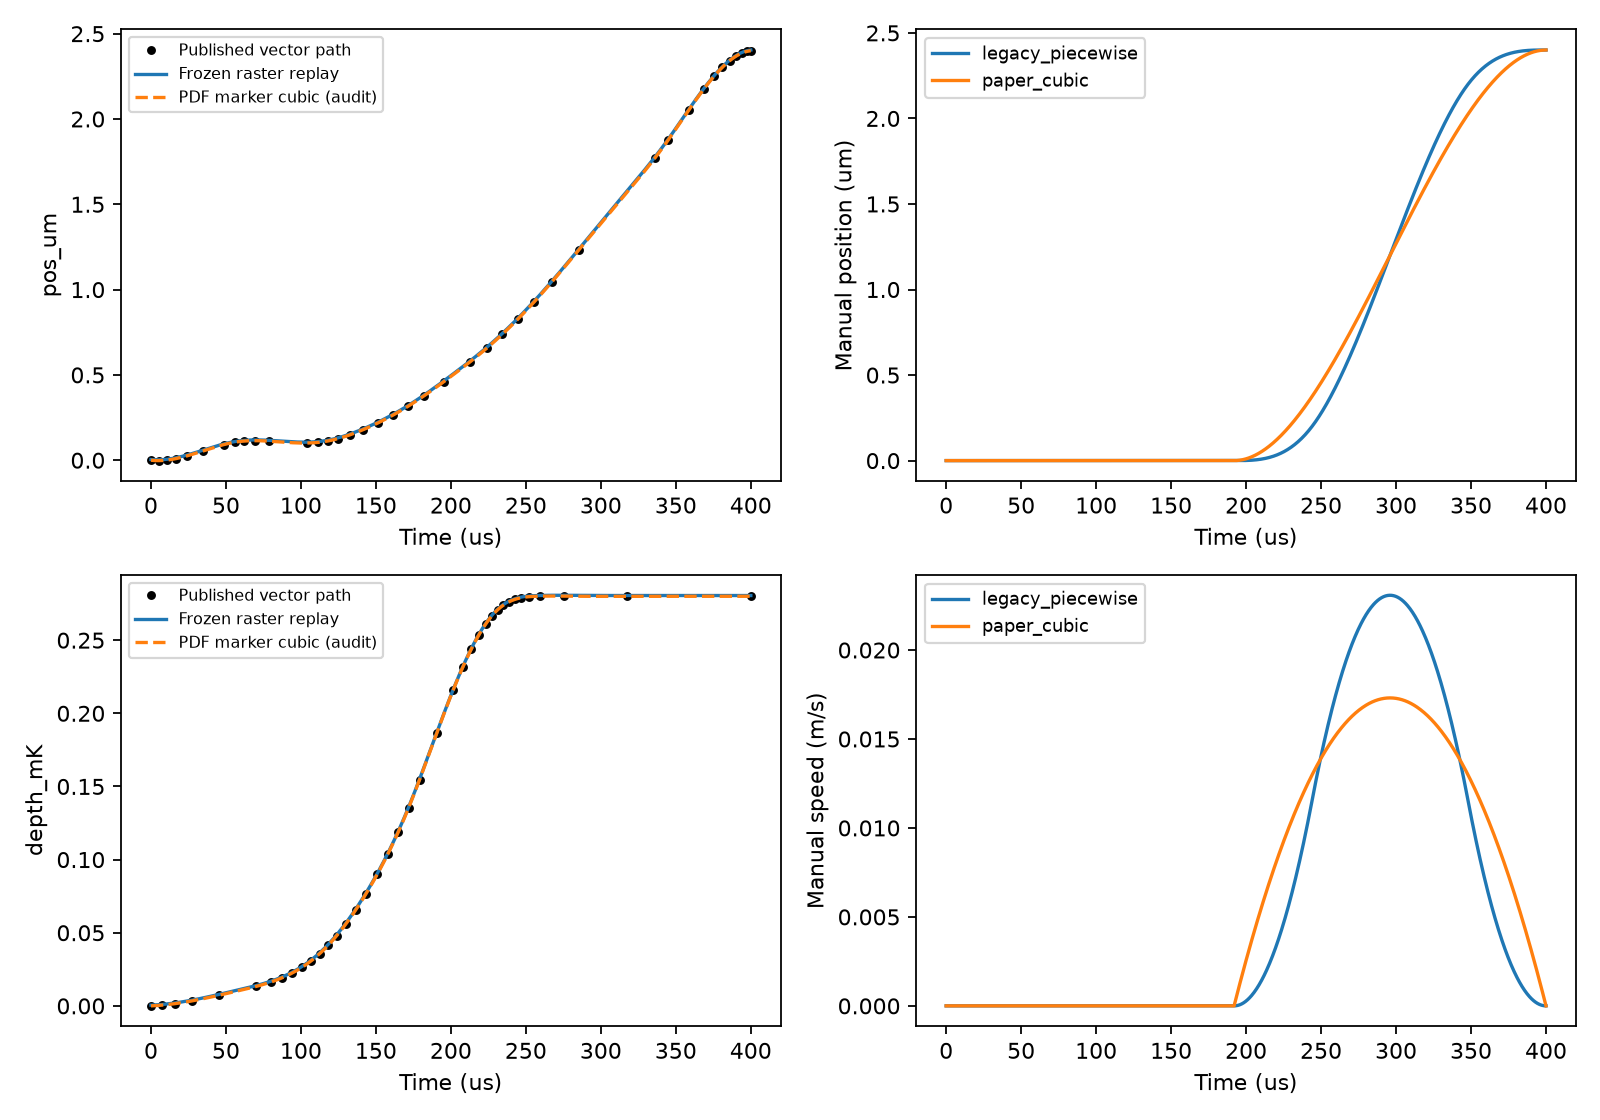

Source code (Python):
"""Audit control waveforms against PDF vectors; never use survival values."""
from run_study import *
import pdfplumber
from scipy.interpolate import CubicSpline
import matplotlib
matplotlib.use('Agg')
import matplotlib.pyplot as plt

def main():
    cfg,*_=case_inputs(SETTINGS,15,1,26091611,'matched')
    raw=waveform_for('ml_400us',cfg,ROOT/SETTINGS['ml_waveform'])
    with pdfplumber.open(WORK/'2403.12021v4.pdf') as pdf:
        page=pdf.pages[6]
        # Tick calibration: 0..400 us, 0..0.25 mK at six left ticks;
        # 0.5..2.0 um at four right ticks, all read from page 7 vector objects.
        x0,x1=267.295,370.111
        depth_y=np.array([227.766,215.359,202.951,190.543,178.131,165.723])
        depth_coef=np.polyfit(depth_y,np.arange(6)*.05,1)
        pos_coef=np.polyfit([212.775,197.78,182.784,167.793],[.5,1.,1.5,2.],1)
        t=np.linspace(0,400,15)
        extracted={}
        for name,ids,coef,ends in [('pos_um',range(16,29),pos_coef,[0,2.4]),
                                  ('depth_mK',range(2,15),depth_coef,[0,.280])]:
            centers=np.array([[(page.curves[i]['x0']+page.curves[i]['x1'])/2,
                (page.curves[i]['top']+page.curves[i]['bottom'])/2] for i in ids])
            assert np.max(abs((centers[:,0]-x0)/(x1-x0)*400-t[1:-1]))<.02
            extracted[name]=np.r_[ends[0],np.polyval(coef,centers[:,1]),ends[1]]
        extracted['grid_us']=t
        extracted['provenance']='13 internal PDF black dots plus 0/400 us endpoints; 14 intervals; endpoint values from Methods. Not AWG commands.'
        write(HERE/'ml_vector_nodes.json',extracted)
        summary={};fig,axs=plt.subplots(2,2,figsize=(10,7))
        for j,(name,idx,coef,scale,fn) in enumerate([
            ('pos_um',15,pos_coef,1e6,raw.center),('depth_mK',1,depth_coef,1/1.380649e-26,raw.depth)]):
            path=np.array(page.curves[idx]['pts'])
            tt=(path[:,0]-x0)/(x1-x0)*400;yy=np.polyval(coef,path[:,1])
            spline=CubicSpline(t,extracted[name])
            discrepancy=fn(tt*1e-6)*scale-yy
            summary[name]=dict(raw_path_rmse=float(np.sqrt(np.mean(discrepancy**2))),
                raw_path_max=float(np.max(abs(discrepancy))),vector_nodes_path_rmse=float(np.sqrt(np.mean((spline(tt)-yy)**2))))
            ax=axs[j,0];ax.plot(tt,yy,'k.',label='Published vector path');dense=np.linspace(0,400,1201)
            ax.plot(dense,fn(dense*1e-6)*scale,label='Frozen raster replay')
            ax.plot(dense,spline(dense),'--',label='PDF marker cubic (audit)')
            ax.set(xlabel='Time (us)',ylabel=name);ax.legend(fontsize=7)
        for j,duration in enumerate([200,400,600]):
            w=waveform_for(f'manual_{duration}us',cfg,ROOT/SETTINGS['ml_waveform'])
            summary[f'manual_{duration}us']=dict(vmax=float(1.5*2.4e-6/(duration*.52e-6)),
                jerk=float(-12*2.4e-6/(duration*.52e-6)**3),lens_max_shift_over_2zr=float(1.5*2.4e-6/(duration*.52e-6)/SETTINGS['vs_m_s']))
        dense=np.linspace(0,400e-6,1201)
        for profile in ['legacy_piecewise','paper_cubic']:
            w=waveform_for('manual_400us',cfg,ROOT/SETTINGS['ml_waveform'],manual_profile=profile)
            axs[0,1].plot(dense*1e6,w.center(dense)*1e6,label=profile)
            axs[1,1].plot(dense*1e6,w.center_velocity(dense),label=profile)
        axs[0,1].set(xlabel='Time (us)',ylabel='Manual position (um)');axs[1,1].set(xlabel='Time (us)',ylabel='Manual speed (m/s)')
        for ax in axs[:,1]:ax.legend(fontsize=8)
        summary['raw_ml_endpoints']=dict(position_um=[float(raw.center(t))*1e6 for t in [0,400e-6]],
            velocity_m_s=[float(raw.center_velocity(t)) for t in [0,400e-6]],
            depth_uK=[float(raw.depth(t))/1.380649e-29 for t in [0,400e-6]])
        summary['pdf_sha256']=hashlib.sha256((WORK/'2403.12021v4.pdf').read_bytes()).hexdigest()
        write(HERE/'waveform_audit.json',summary)
        fig.tight_layout();fig.savefig(HERE/'waveform_audit.png',dpi=160)

if __name__=='__main__':main()
